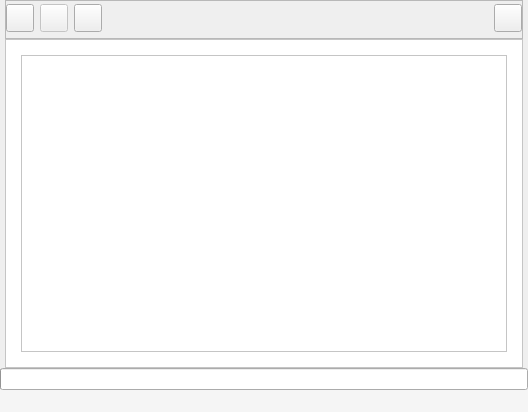
<?xml version="1.0" encoding="UTF-8"?>
<ui version="4.0">
 <class>PAX_PrototypeClass</class>
 <widget class="QMainWindow" name="PAX_PrototypeClass">
  <property name="geometry">
   <rect>
    <x>0</x>
    <y>0</y>
    <width>528</width>
    <height>412</height>
   </rect>
  </property>
  <property name="windowTitle">
   <string notr="true">PA10mini</string>
  </property>
  <property name="windowIcon">
   <iconset>
    <normaloff>Resources/main.ico</normaloff>Resources/main.ico</iconset>
  </property>
  <property name="animated">
   <bool>true</bool>
  </property>
  <widget class="QWidget" name="centralWidget">
   <layout class="QVBoxLayout" name="verticalLayout">
    <property name="spacing">
     <number>0</number>
    </property>
    <property name="margin">
     <number>0</number>
    </property>
    <item>
     <widget class="QStackedWidget" name="stackedWidget">
      <property name="currentIndex">
       <number>1</number>
      </property>
      <widget class="QWidget" name="equalMode">
       <layout class="QVBoxLayout" name="verticalLayout_2">
        <property name="spacing">
         <number>0</number>
        </property>
        <property name="leftMargin">
         <number>5</number>
        </property>
        <property name="topMargin">
         <number>0</number>
        </property>
        <property name="rightMargin">
         <number>5</number>
        </property>
        <property name="bottomMargin">
         <number>0</number>
        </property>
        <item>
         <widget class="QFrame" name="frame_1">
          <property name="frameShape">
           <enum>QFrame::StyledPanel</enum>
          </property>
          <property name="frameShadow">
           <enum>QFrame::Raised</enum>
          </property>
          <layout class="QHBoxLayout" name="horizontalLayout_2">
           <property name="leftMargin">
            <number>0</number>
           </property>
           <property name="topMargin">
            <number>3</number>
           </property>
           <property name="rightMargin">
            <number>0</number>
           </property>
           <property name="bottomMargin">
            <number>6</number>
           </property>
           <item>
            <widget class="QToolButton" name="solveButton">
             <property name="minimumSize">
              <size>
               <width>28</width>
               <height>28</height>
              </size>
             </property>
             <property name="toolTip">
              <string>Начать вычисления</string>
             </property>
             <property name="statusTip">
              <string>Начать интегрирование системы уравнений</string>
             </property>
             <property name="text">
              <string>Решить</string>
             </property>
             <property name="icon">
              <iconset>
               <normaloff>Resources/gears.png</normaloff>Resources/gears.png</iconset>
             </property>
             <property name="iconSize">
              <size>
               <width>18</width>
               <height>18</height>
              </size>
             </property>
            </widget>
           </item>
           <item>
            <widget class="QToolButton" name="plotButton">
             <property name="enabled">
              <bool>false</bool>
             </property>
             <property name="minimumSize">
              <size>
               <width>28</width>
               <height>28</height>
              </size>
             </property>
             <property name="maximumSize">
              <size>
               <width>28</width>
               <height>28</height>
              </size>
             </property>
             <property name="text">
              <string>...</string>
             </property>
             <property name="icon">
              <iconset>
               <normaloff>Resources/curve.png</normaloff>Resources/curve.png</iconset>
             </property>
             <property name="iconSize">
              <size>
               <width>18</width>
               <height>18</height>
              </size>
             </property>
            </widget>
           </item>
           <item>
            <widget class="QToolButton" name="openTxtButton">
             <property name="minimumSize">
              <size>
               <width>28</width>
               <height>28</height>
              </size>
             </property>
             <property name="toolTip">
              <string>Открыть файл</string>
             </property>
             <property name="statusTip">
              <string>Открыть файл</string>
             </property>
             <property name="text">
              <string>...</string>
             </property>
             <property name="icon">
              <iconset>
               <normaloff>Resources/open.png</normaloff>Resources/open.png</iconset>
             </property>
             <property name="iconSize">
              <size>
               <width>18</width>
               <height>18</height>
              </size>
             </property>
            </widget>
           </item>
           <item>
            <widget class="QToolButton" name="createNewButton">
             <property name="minimumSize">
              <size>
               <width>28</width>
               <height>28</height>
              </size>
             </property>
             <property name="toolTip">
              <string>Создать</string>
             </property>
             <property name="statusTip">
              <string>Создать новый файл</string>
             </property>
             <property name="text">
              <string>...</string>
             </property>
             <property name="icon">
              <iconset>
               <normaloff>Resources/document_empty.png</normaloff>Resources/document_empty.png</iconset>
             </property>
             <property name="iconSize">
              <size>
               <width>18</width>
               <height>18</height>
              </size>
             </property>
            </widget>
           </item>
           <item>
            <widget class="QToolButton" name="saveButton">
             <property name="minimumSize">
              <size>
               <width>28</width>
               <height>28</height>
              </size>
             </property>
             <property name="toolTip">
              <string>Сохранить</string>
             </property>
             <property name="statusTip">
              <string>Сохранить файл</string>
             </property>
             <property name="text">
              <string>...</string>
             </property>
             <property name="icon">
              <iconset>
               <normaloff>Resources/disk.png</normaloff>Resources/disk.png</iconset>
             </property>
             <property name="iconSize">
              <size>
               <width>18</width>
               <height>18</height>
              </size>
             </property>
            </widget>
           </item>
           <item>
            <widget class="QToolButton" name="saveAsButton">
             <property name="minimumSize">
              <size>
               <width>28</width>
               <height>28</height>
              </size>
             </property>
             <property name="toolTip">
              <string>Сохранить как</string>
             </property>
             <property name="statusTip">
              <string>Сохранить файл как</string>
             </property>
             <property name="text">
              <string>...</string>
             </property>
             <property name="icon">
              <iconset>
               <normaloff>Resources/save_as.png</normaloff>Resources/save_as.png</iconset>
             </property>
             <property name="iconSize">
              <size>
               <width>18</width>
               <height>18</height>
              </size>
             </property>
            </widget>
           </item>
           <item>
            <widget class="QToolButton" name="undoButton">
             <property name="enabled">
              <bool>false</bool>
             </property>
             <property name="minimumSize">
              <size>
               <width>28</width>
               <height>28</height>
              </size>
             </property>
             <property name="toolTip">
              <string>Отменить</string>
             </property>
             <property name="statusTip">
              <string>Отменить изменения</string>
             </property>
             <property name="text">
              <string>...</string>
             </property>
             <property name="icon">
              <iconset>
               <normaloff>Resources/arrow_undo.png</normaloff>Resources/arrow_undo.png</iconset>
             </property>
             <property name="iconSize">
              <size>
               <width>18</width>
               <height>18</height>
              </size>
             </property>
            </widget>
           </item>
           <item>
            <widget class="QToolButton" name="redoButton">
             <property name="enabled">
              <bool>false</bool>
             </property>
             <property name="minimumSize">
              <size>
               <width>28</width>
               <height>28</height>
              </size>
             </property>
             <property name="toolTip">
              <string>Повторить</string>
             </property>
             <property name="statusTip">
              <string>Повторить изменения</string>
             </property>
             <property name="text">
              <string/>
             </property>
             <property name="icon">
              <iconset>
               <normaloff>Resources/arrow_redo.png</normaloff>Resources/arrow_redo.png</iconset>
             </property>
             <property name="iconSize">
              <size>
               <width>18</width>
               <height>18</height>
              </size>
             </property>
            </widget>
           </item>
           <item>
            <spacer name="horizontalSpacer">
             <property name="orientation">
              <enum>Qt::Horizontal</enum>
             </property>
             <property name="sizeHint" stdset="0">
              <size>
               <width>40</width>
               <height>20</height>
              </size>
             </property>
            </spacer>
           </item>
           <item>
            <widget class="QToolButton" name="editorButton">
             <property name="minimumSize">
              <size>
               <width>28</width>
               <height>28</height>
              </size>
             </property>
             <property name="text">
              <string/>
             </property>
             <property name="icon">
              <iconset>
               <normaloff>Resources/high_voltage.png</normaloff>Resources/high_voltage.png</iconset>
             </property>
             <property name="iconSize">
              <size>
               <width>18</width>
               <height>18</height>
              </size>
             </property>
            </widget>
           </item>
          </layout>
         </widget>
        </item>
        <item>
         <widget class="EqualEdit" name="equalEdit"/>
        </item>
       </layout>
      </widget>
      <widget class="QWidget" name="schemeMode">
       <layout class="QVBoxLayout" name="verticalLayout_3">
        <property name="spacing">
         <number>0</number>
        </property>
        <property name="leftMargin">
         <number>5</number>
        </property>
        <property name="topMargin">
         <number>0</number>
        </property>
        <property name="rightMargin">
         <number>5</number>
        </property>
        <property name="bottomMargin">
         <number>0</number>
        </property>
        <item>
         <widget class="QFrame" name="frame_2">
          <property name="frameShape">
           <enum>QFrame::StyledPanel</enum>
          </property>
          <property name="frameShadow">
           <enum>QFrame::Raised</enum>
          </property>
          <layout class="QHBoxLayout" name="horizontalLayout_3">
           <property name="leftMargin">
            <number>0</number>
           </property>
           <property name="topMargin">
            <number>3</number>
           </property>
           <property name="rightMargin">
            <number>0</number>
           </property>
           <property name="bottomMargin">
            <number>6</number>
           </property>
           <item>
            <widget class="QToolButton" name="solveSchemeButton">
             <property name="minimumSize">
              <size>
               <width>28</width>
               <height>28</height>
              </size>
             </property>
             <property name="maximumSize">
              <size>
               <width>28</width>
               <height>28</height>
              </size>
             </property>
             <property name="text">
              <string/>
             </property>
             <property name="icon">
              <iconset>
               <normaloff>Resources/gears.png</normaloff>Resources/gears.png</iconset>
             </property>
             <property name="iconSize">
              <size>
               <width>18</width>
               <height>18</height>
              </size>
             </property>
            </widget>
           </item>
           <item>
            <widget class="QToolButton" name="plotButton_2">
             <property name="enabled">
              <bool>false</bool>
             </property>
             <property name="minimumSize">
              <size>
               <width>28</width>
               <height>28</height>
              </size>
             </property>
             <property name="maximumSize">
              <size>
               <width>28</width>
               <height>28</height>
              </size>
             </property>
             <property name="text">
              <string/>
             </property>
             <property name="icon">
              <iconset>
               <normaloff>Resources/curve.png</normaloff>Resources/curve.png</iconset>
             </property>
             <property name="iconSize">
              <size>
               <width>18</width>
               <height>18</height>
              </size>
             </property>
            </widget>
           </item>
           <item>
            <widget class="QToolButton" name="schemeToTextButton">
             <property name="minimumSize">
              <size>
               <width>28</width>
               <height>28</height>
              </size>
             </property>
             <property name="maximumSize">
              <size>
               <width>28</width>
               <height>28</height>
              </size>
             </property>
             <property name="text">
              <string/>
             </property>
             <property name="icon">
              <iconset>
               <normaloff>Resources/text_document.png</normaloff>Resources/text_document.png</iconset>
             </property>
             <property name="iconSize">
              <size>
               <width>18</width>
               <height>18</height>
              </size>
             </property>
            </widget>
           </item>
           <item>
            <spacer name="horizontalSpacer_2">
             <property name="orientation">
              <enum>Qt::Horizontal</enum>
             </property>
             <property name="sizeHint" stdset="0">
              <size>
               <width>40</width>
               <height>20</height>
              </size>
             </property>
            </spacer>
           </item>
           <item>
            <widget class="QToolButton" name="equalButton">
             <property name="minimumSize">
              <size>
               <width>28</width>
               <height>28</height>
              </size>
             </property>
             <property name="text">
              <string/>
             </property>
             <property name="icon">
              <iconset>
               <normaloff>Resources/text.png</normaloff>Resources/text.png</iconset>
             </property>
             <property name="iconSize">
              <size>
               <width>18</width>
               <height>18</height>
              </size>
             </property>
            </widget>
           </item>
          </layout>
         </widget>
        </item>
        <item>
         <widget class="QFrame" name="fr">
          <property name="autoFillBackground">
           <bool>false</bool>
          </property>
          <property name="styleSheet">
           <string notr="true">QFrame{
	background-color: rgb(255, 255, 255);
	border-color: rgb(100,100,100);
	border-width: 1px;
}
</string>
          </property>
          <property name="frameShape">
           <enum>QFrame::StyledPanel</enum>
          </property>
          <property name="frameShadow">
           <enum>QFrame::Sunken</enum>
          </property>
          <property name="lineWidth">
           <number>1</number>
          </property>
          <property name="midLineWidth">
           <number>1</number>
          </property>
          <layout class="QVBoxLayout" name="verticalLayout_5">
           <property name="spacing">
            <number>15</number>
           </property>
           <property name="margin">
            <number>15</number>
           </property>
           <item>
            <widget class="SchemeView" name="schemeView"/>
           </item>
          </layout>
         </widget>
        </item>
       </layout>
      </widget>
     </widget>
    </item>
    <item>
     <widget class="QProgressBar" name="progressBar">
      <property name="value">
       <number>0</number>
      </property>
      <property name="textVisible">
       <bool>false</bool>
      </property>
     </widget>
    </item>
   </layout>
  </widget>
  <widget class="QStatusBar" name="statusBar">
   <property name="autoFillBackground">
    <bool>false</bool>
   </property>
   <property name="styleSheet">
    <string notr="true">background-color: rgb(245, 245, 245);</string>
   </property>
  </widget>
  <action name="action">
   <property name="text">
    <string>Открыть</string>
   </property>
  </action>
  <action name="action_2">
   <property name="text">
    <string>Создать</string>
   </property>
  </action>
  <action name="action_3">
   <property name="text">
    <string>Сохранить</string>
   </property>
  </action>
  <action name="action_4">
   <property name="text">
    <string>Сохранить как</string>
   </property>
  </action>
  <action name="action_6">
   <property name="text">
    <string>Выход</string>
   </property>
  </action>
  <action name="action_7">
   <property name="text">
    <string>Отменить</string>
   </property>
  </action>
  <action name="action_8">
   <property name="text">
    <string>Повторить</string>
   </property>
  </action>
 </widget>
 <layoutdefault spacing="6" margin="11"/>
 <customwidgets>
  <customwidget>
   <class>EqualEdit</class>
   <extends>QPlainTextEdit</extends>
   <header>equaledit.h</header>
   <slots>
    <slot>save()</slot>
    <slot>saveAs()</slot>
    <slot>open()</slot>
    <slot>textWasChanged()</slot>
    <slot>createNew()</slot>
   </slots>
  </customwidget>
  <customwidget>
   <class>SchemeView</class>
   <extends>QGraphicsView</extends>
   <header>schemeview.h</header>
   <slots>
    <slot>addR()</slot>
    <slot>addG()</slot>
    <slot>addL()</slot>
    <slot>addU()</slot>
    <slot>addC()</slot>
    <slot>addI()</slot>
    <slot>test()</slot>
   </slots>
  </customwidget>
 </customwidgets>
 <resources>
  <include location="pax_prototype.qrc"/>
 </resources>
 <connections>
  <connection>
   <sender>editorButton</sender>
   <signal>clicked()</signal>
   <receiver>PAX_PrototypeClass</receiver>
   <slot>activateSchemeMode()</slot>
   <hints>
    <hint type="sourcelabel">
     <x>509</x>
     <y>22</y>
    </hint>
    <hint type="destinationlabel">
     <x>545</x>
     <y>16</y>
    </hint>
   </hints>
  </connection>
  <connection>
   <sender>equalButton</sender>
   <signal>clicked()</signal>
   <receiver>PAX_PrototypeClass</receiver>
   <slot>activateEqualMode()</slot>
   <hints>
    <hint type="sourcelabel">
     <x>506</x>
     <y>22</y>
    </hint>
    <hint type="destinationlabel">
     <x>541</x>
     <y>12</y>
    </hint>
   </hints>
  </connection>
  <connection>
   <sender>equalEdit</sender>
   <signal>redoAvailable(bool)</signal>
   <receiver>redoButton</receiver>
   <slot>setEnabled(bool)</slot>
   <hints>
    <hint type="sourcelabel">
     <x>250</x>
     <y>95</y>
    </hint>
    <hint type="destinationlabel">
     <x>258</x>
     <y>20</y>
    </hint>
   </hints>
  </connection>
  <connection>
   <sender>equalEdit</sender>
   <signal>undoAvailable(bool)</signal>
   <receiver>undoButton</receiver>
   <slot>setEnabled(bool)</slot>
   <hints>
    <hint type="sourcelabel">
     <x>224</x>
     <y>52</y>
    </hint>
    <hint type="destinationlabel">
     <x>223</x>
     <y>18</y>
    </hint>
   </hints>
  </connection>
  <connection>
   <sender>saveAsButton</sender>
   <signal>clicked()</signal>
   <receiver>equalEdit</receiver>
   <slot>saveAs()</slot>
   <hints>
    <hint type="sourcelabel">
     <x>189</x>
     <y>20</y>
    </hint>
    <hint type="destinationlabel">
     <x>191</x>
     <y>90</y>
    </hint>
   </hints>
  </connection>
  <connection>
   <sender>saveButton</sender>
   <signal>clicked()</signal>
   <receiver>equalEdit</receiver>
   <slot>save()</slot>
   <hints>
    <hint type="sourcelabel">
     <x>155</x>
     <y>22</y>
    </hint>
    <hint type="destinationlabel">
     <x>156</x>
     <y>64</y>
    </hint>
   </hints>
  </connection>
  <connection>
   <sender>createNewButton</sender>
   <signal>clicked()</signal>
   <receiver>equalEdit</receiver>
   <slot>createNew()</slot>
   <hints>
    <hint type="sourcelabel">
     <x>121</x>
     <y>20</y>
    </hint>
    <hint type="destinationlabel">
     <x>121</x>
     <y>66</y>
    </hint>
   </hints>
  </connection>
  <connection>
   <sender>redoButton</sender>
   <signal>clicked()</signal>
   <receiver>equalEdit</receiver>
   <slot>redo()</slot>
   <hints>
    <hint type="sourcelabel">
     <x>266</x>
     <y>22</y>
    </hint>
    <hint type="destinationlabel">
     <x>304</x>
     <y>69</y>
    </hint>
   </hints>
  </connection>
  <connection>
   <sender>undoButton</sender>
   <signal>clicked()</signal>
   <receiver>equalEdit</receiver>
   <slot>undo()</slot>
   <hints>
    <hint type="sourcelabel">
     <x>234</x>
     <y>11</y>
    </hint>
    <hint type="destinationlabel">
     <x>284</x>
     <y>82</y>
    </hint>
   </hints>
  </connection>
  <connection>
   <sender>solveButton</sender>
   <signal>clicked()</signal>
   <receiver>PAX_PrototypeClass</receiver>
   <slot>solve()</slot>
   <hints>
    <hint type="sourcelabel">
     <x>17</x>
     <y>17</y>
    </hint>
    <hint type="destinationlabel">
     <x>-20</x>
     <y>15</y>
    </hint>
   </hints>
  </connection>
  <connection>
   <sender>openTxtButton</sender>
   <signal>clicked()</signal>
   <receiver>equalEdit</receiver>
   <slot>open()</slot>
   <hints>
    <hint type="sourcelabel">
     <x>87</x>
     <y>18</y>
    </hint>
    <hint type="destinationlabel">
     <x>89</x>
     <y>64</y>
    </hint>
   </hints>
  </connection>
  <connection>
   <sender>plotButton</sender>
   <signal>clicked()</signal>
   <receiver>PAX_PrototypeClass</receiver>
   <slot>openPlot()</slot>
   <hints>
    <hint type="sourcelabel">
     <x>51</x>
     <y>24</y>
    </hint>
    <hint type="destinationlabel">
     <x>-32</x>
     <y>36</y>
    </hint>
   </hints>
  </connection>
  <connection>
   <sender>plotButton_2</sender>
   <signal>clicked()</signal>
   <receiver>PAX_PrototypeClass</receiver>
   <slot>openPlot()</slot>
   <hints>
    <hint type="sourcelabel">
     <x>50</x>
     <y>19</y>
    </hint>
    <hint type="destinationlabel">
     <x>-11</x>
     <y>44</y>
    </hint>
   </hints>
  </connection>
  <connection>
   <sender>solveSchemeButton</sender>
   <signal>clicked()</signal>
   <receiver>PAX_PrototypeClass</receiver>
   <slot>solve()</slot>
   <hints>
    <hint type="sourcelabel">
     <x>19</x>
     <y>16</y>
    </hint>
    <hint type="destinationlabel">
     <x>-8</x>
     <y>20</y>
    </hint>
   </hints>
  </connection>
  <connection>
   <sender>schemeToTextButton</sender>
   <signal>clicked()</signal>
   <receiver>PAX_PrototypeClass</receiver>
   <slot>schemeToText()</slot>
   <hints>
    <hint type="sourcelabel">
     <x>84</x>
     <y>21</y>
    </hint>
    <hint type="destinationlabel">
     <x>-15</x>
     <y>73</y>
    </hint>
   </hints>
  </connection>
 </connections>
 <slots>
  <slot>openTextFile()</slot>
  <slot>activateSchemeMode()</slot>
  <slot>activateEqualMode()</slot>
  <slot>schemeToText()</slot>
  <slot>solve()</slot>
  <slot>openPlot()</slot>
 </slots>
</ui>
